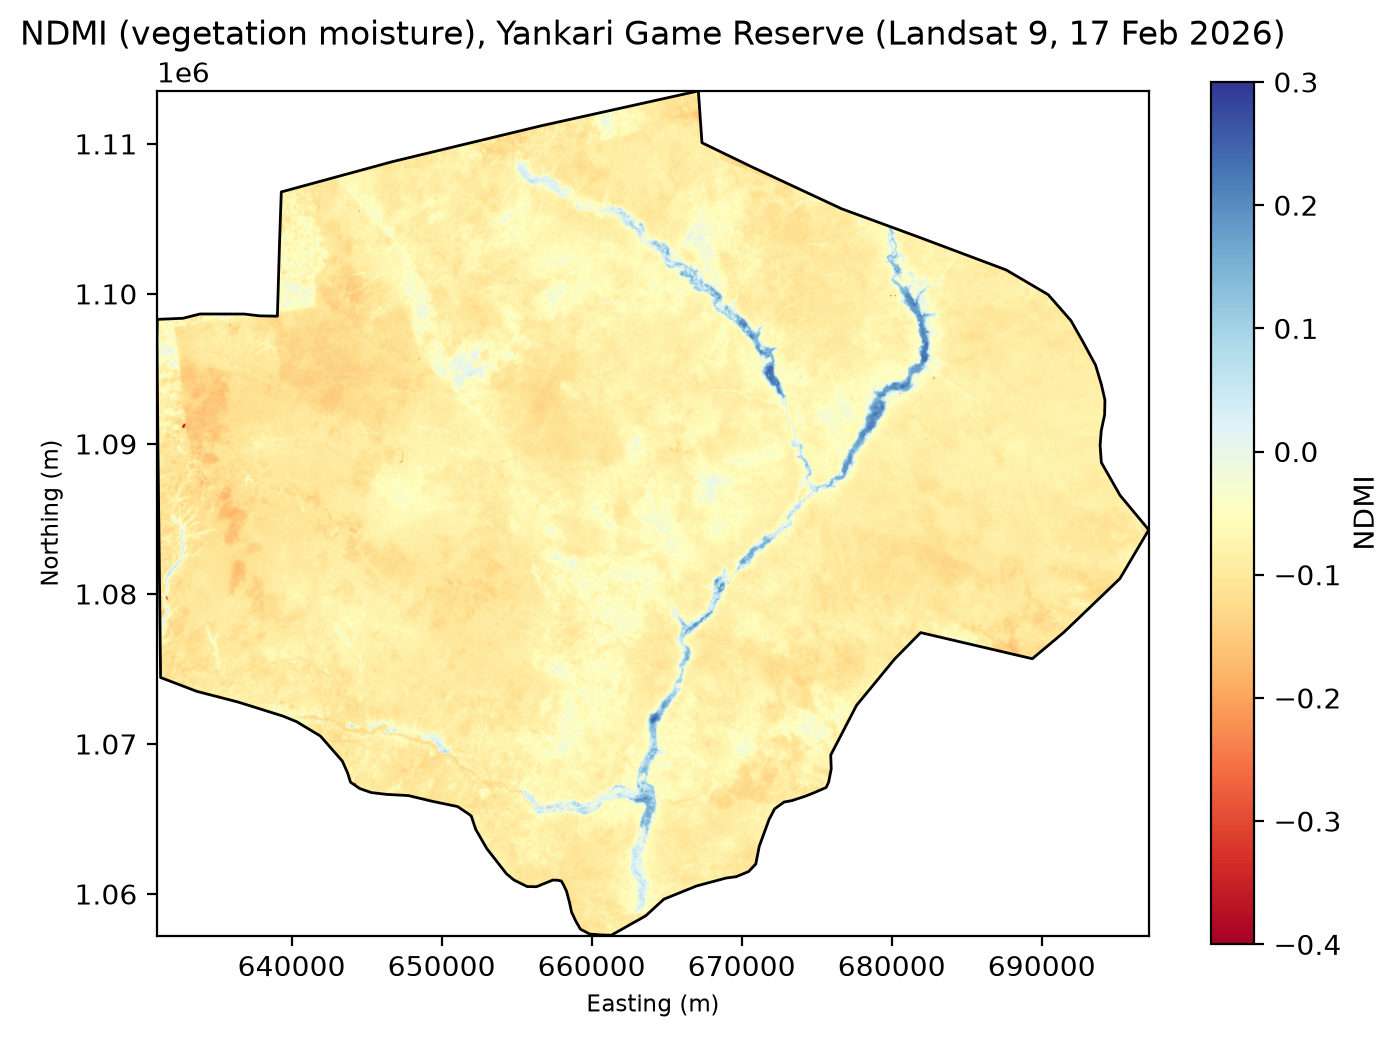

Recreate this plot in Python.
import geopandas as gpd
import numpy as np
import rasterio
import matplotlib.pyplot as plt

index = "ndmi"
title = "NDMI (vegetation moisture), Yankari Game Reserve (Landsat 9, 17 Feb 2026)"
cmap = "RdYlBu"
vmin, vmax = -0.4, 0.3
out_png = "month-03/Week-12/my_map_ndmi.png"

zones = gpd.read_file("C:/Users/tadeo/Downloads/GeoDev_Lab/GeoDev_Lab_Starter_Data/Data/Processed/Yankari GR UTM32.shp")

with rasterio.open(f"data/processed/{index}_20260217.tif") as src:
    data = np.ma.masked_equal(src.read(1), -9999)  
    b = src.bounds
    zones = zones.to_crs(src.crs)

fig, ax = plt.subplots(figsize=(8, 8))
im = ax.imshow(data, cmap=cmap, vmin=vmin, vmax=vmax, extent=(b.left, b.right, b.bottom, b.top))
zones.boundary.plot(ax=ax, color="black", linewidth=1)
fig.colorbar(im, ax=ax, label=index.upper(), shrink=0.7)
ax.set_title(title)
ax.set_xlabel("Easting (m)")
ax.set_ylabel("Northing (m)")
plt.savefig("month-03/Week-12/my_map_ndmi.png", dpi=200, bbox_inches="tight")
print("Saved:", out_png)
